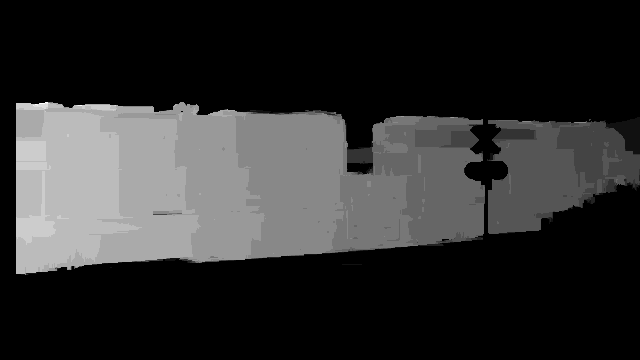
#> input picture poc/parallax/test_disp.png, 640 x 360 px
$ python -i panorama_v0_vid.py   (imports and definitions only)
#> lines starting #> are read from the running program, lines starting #| are printed output that depends on the picture; after the words box and inside, x2 and y2 are one past the last pixel; in counts of white or black regions, pixels touching at a corner belong together
#> further down, picture is the input picture: shape (360, 640, 3); min 0, max 255, mean 47.1
import sys
import cv2
import numpy as np
import os

# [48 lines left out: functions draw_matches, warpImages, not called in this run]
def crop(image):

    # Load image, grayscale, Gaussian blur, Otsu's threshold
    # image = cv2.imread('1.jpg')
    original = image.copy()
    gray = cv2.cvtColor(image, cv2.COLOR_BGR2GRAY)
    blur = cv2.GaussianBlur(gray, (25,25), 0)
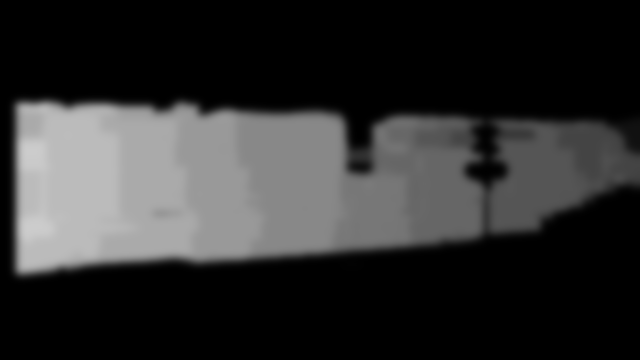
#> blur: shape (360, 640); min 0, max 204, mean 47.1
    thresh = cv2.threshold(blur, 0, 255, cv2.THRESH_BINARY_INV + cv2.THRESH_OTSU)[1]
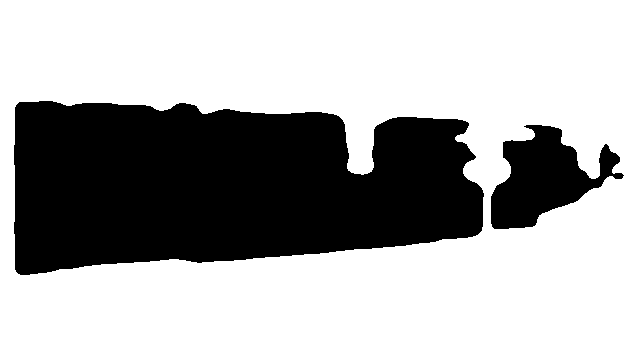
#> thresh: shape (360, 640); 68.5% white; 2 black regions, box (x1, y1, x2, y2) and area: (14, 101, 484, 275) 65396, (491, 125, 624, 229) 7290

    # Perform morph operations, first open to remove noise, then close to combine
    noise_kernel = cv2.getStructuringElement(cv2.MORPH_RECT, (3,3))
    opening = cv2.morphologyEx(thresh, cv2.MORPH_OPEN, noise_kernel, iterations=2)
#> opening: shape (360, 640); 68.4% white; 2 black regions, box (x1, y1, x2, y2) and area: (14, 101, 484, 275) 65402, (491, 125, 624, 229) 7304
    close_kernel = cv2.getStructuringElement(cv2.MORPH_RECT, (7,7))
    close = cv2.morphologyEx(opening, cv2.MORPH_CLOSE, close_kernel, iterations=3)
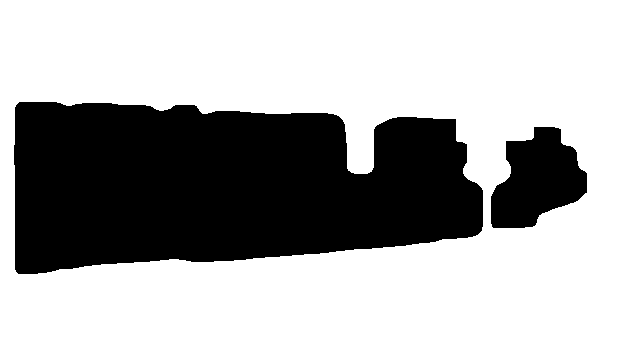
#> close: shape (360, 640); 69% white; 2 black regions, box (x1, y1, x2, y2) and area: (14, 102, 483, 274) 65012, (491, 127, 587, 228) 6483

    # Find enclosing boundingbox and crop ROI
    coords = cv2.findNonZero(np.invert(close))
#> coords = contour of 71495 points, box (x1, y1, x2, y2) (14, 102, 587, 274), area 36037
    x,y,w,h = cv2.boundingRect(coords)
#> x = 14; y = 102; w = 573; h = 172
    # cv2.rectangle(image, (x, y), (x + w, y + h), (36,255,12), 2)
    crop = original[y:y+h, x:x+w]
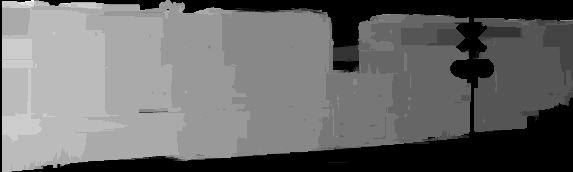
#> crop: shape (172, 573, 3); min 0, max 255, mean 107.8

    # [5 lines of commented-out code are left out]
    return crop

# [8 lines not run here, left out]


v_name = os.path.join(os.path.abspath(os.path.dirname(__file__)),'../../samples/youtube/out_2_39_V3_test_res_len1.avi')
o_name = os.path.join(os.path.abspath(os.path.dirname(__file__)),'../../samples/youtube/out_2_39_V3_test_res_len1_pan.png')
# [6 lines of commented-out code are left out]
# [1 line not run here, left out]

# [5 lines of commented-out code are left out]
start = 60
skipped = 20
results = []
# [2 lines not run here, left out]

# [1 line that did not run here, left out]
# [81 lines not run here, left out]

>>> import cv2
>>> picture = cv2.imread('test_disp.png')
>>> result = crop(picture)

$ run again, on poc/parallax/test_full_l.png
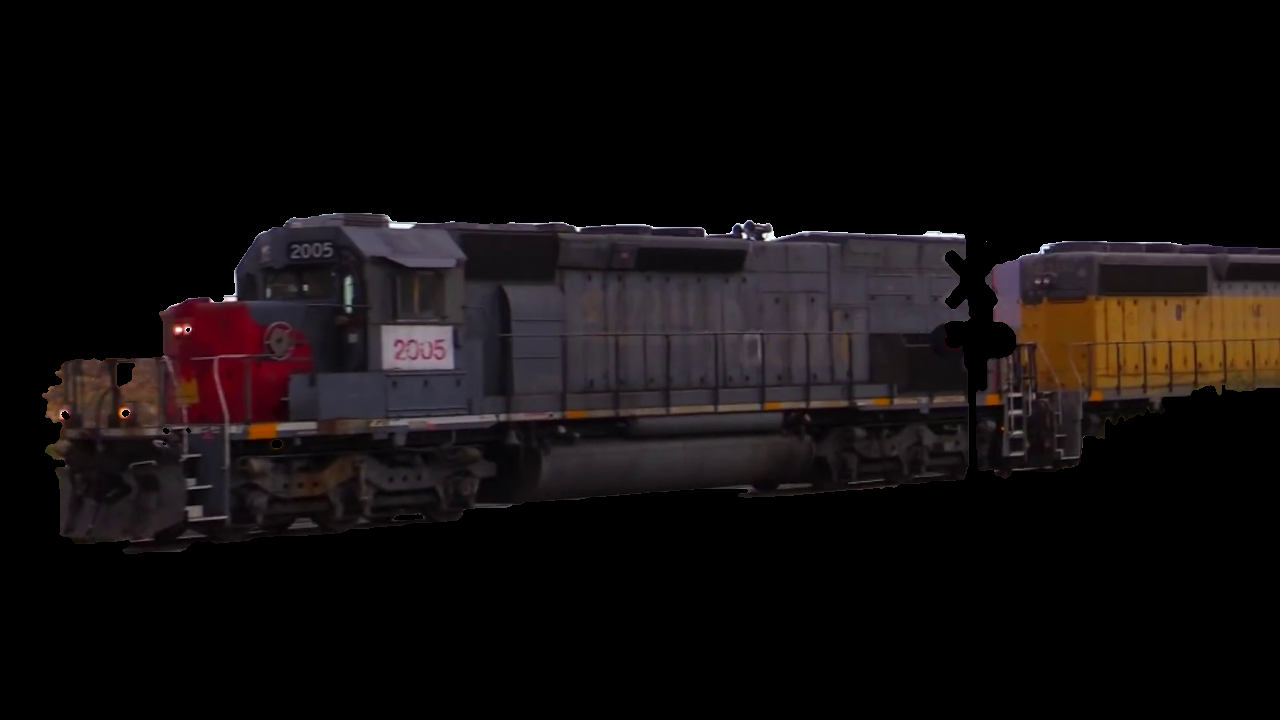
#> input picture poc/parallax/test_full_l.png, 1280 x 720 px
#> picture is the input picture: shape (720, 1280, 3); mean B, G, R 13.4, 13, 17.1
#> in crop, `thresh = cv2.threshold(blur, 0, 255, cv2.THRESH_BINARY_INV + cv2.THRES..`:
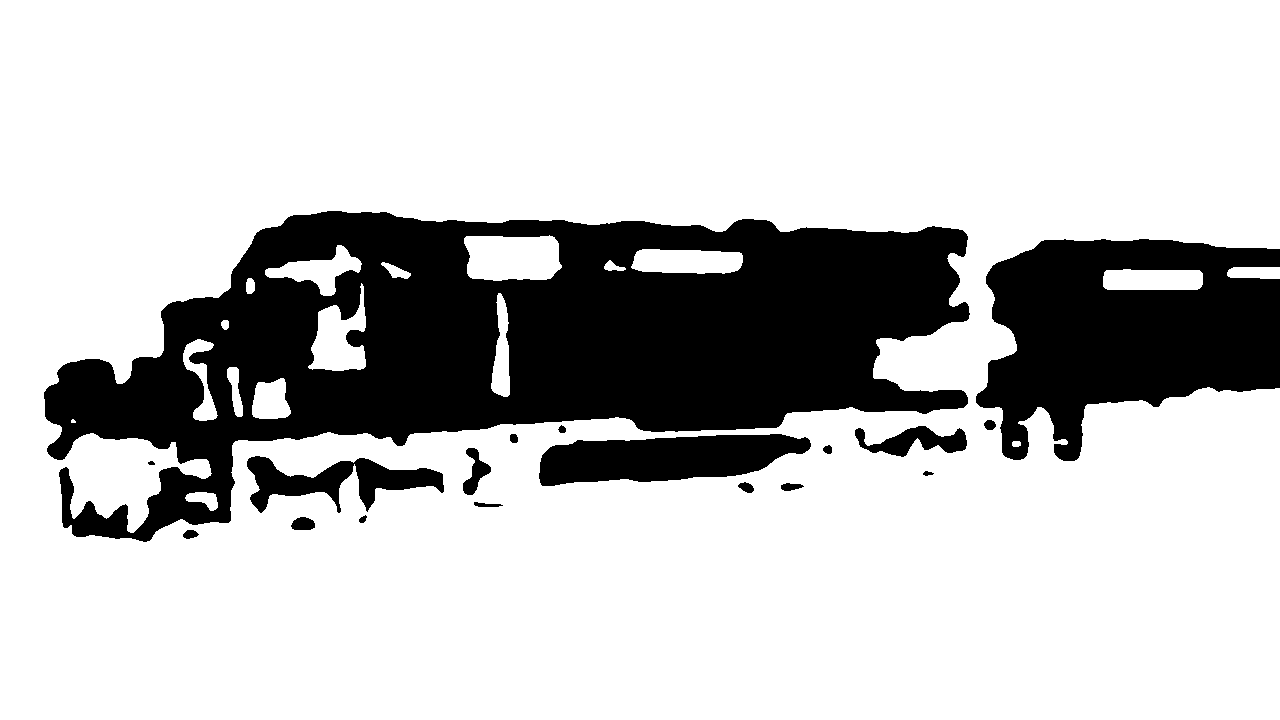
#> thresh: shape (720, 1280); 76.6% white; 18 black regions, largest, box (x1, y1, x2, y2) and area: (44, 211, 970, 542) 152629, (976, 239, 1280, 461) 44500, (539, 434, 811, 486) 9938
#> opening: shape (720, 1280); 76.6% white; 16 black regions, largest, box (x1, y1, x2, y2) and area: (44, 211, 970, 542) 153059, (976, 239, 1280, 461) 44577, (539, 434, 811, 486) 9942
#> close: shape (720, 1280); 78.3% white; 8 black regions, largest, box (x1, y1, x2, y2) and area: (45, 212, 966, 493) 141873, (985, 240, 1280, 441) 43021, (540, 435, 786, 485) 9502
#> coords = contour of 199967 points, box (x1, y1, x2, y2) (45, 212, 1280, 537), area 108380
#> x = 45; y = 212; w = 1235; h = 325
#> in crop, `crop = original[y:y+h, x:x+w]`:
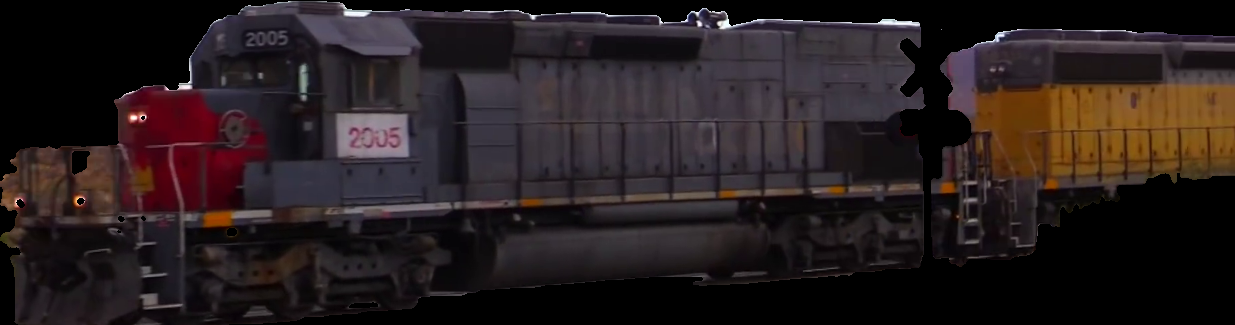
#> crop: shape (325, 1235, 3); mean B, G, R 30.7, 29.8, 39.1

$ run again, on poc/parallax/test_full_r.png
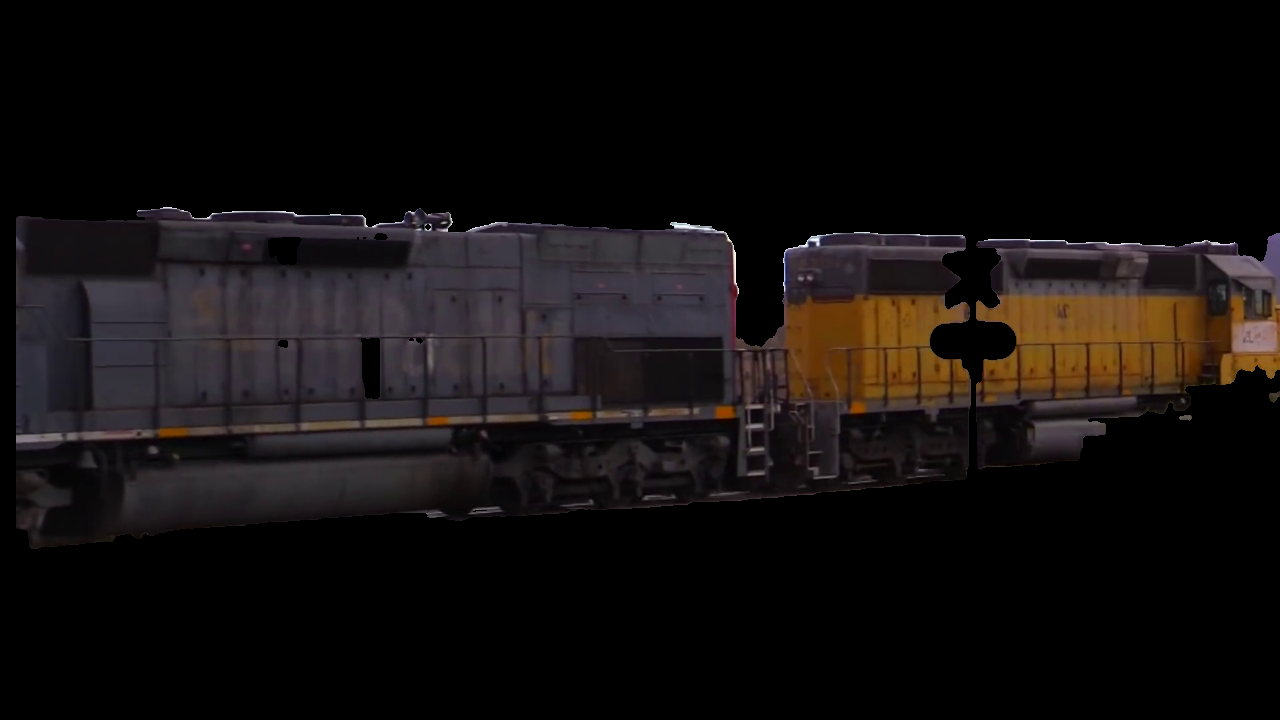
#> input picture poc/parallax/test_full_r.png, 1280 x 720 px
#> picture is the input picture: shape (720, 1280, 3); mean B, G, R 14.3, 14.8, 18.5
#> in crop, `thresh = cv2.threshold(blur, 0, 255, cv2.THRESH_BINARY_INV + cv2.THRES..`:
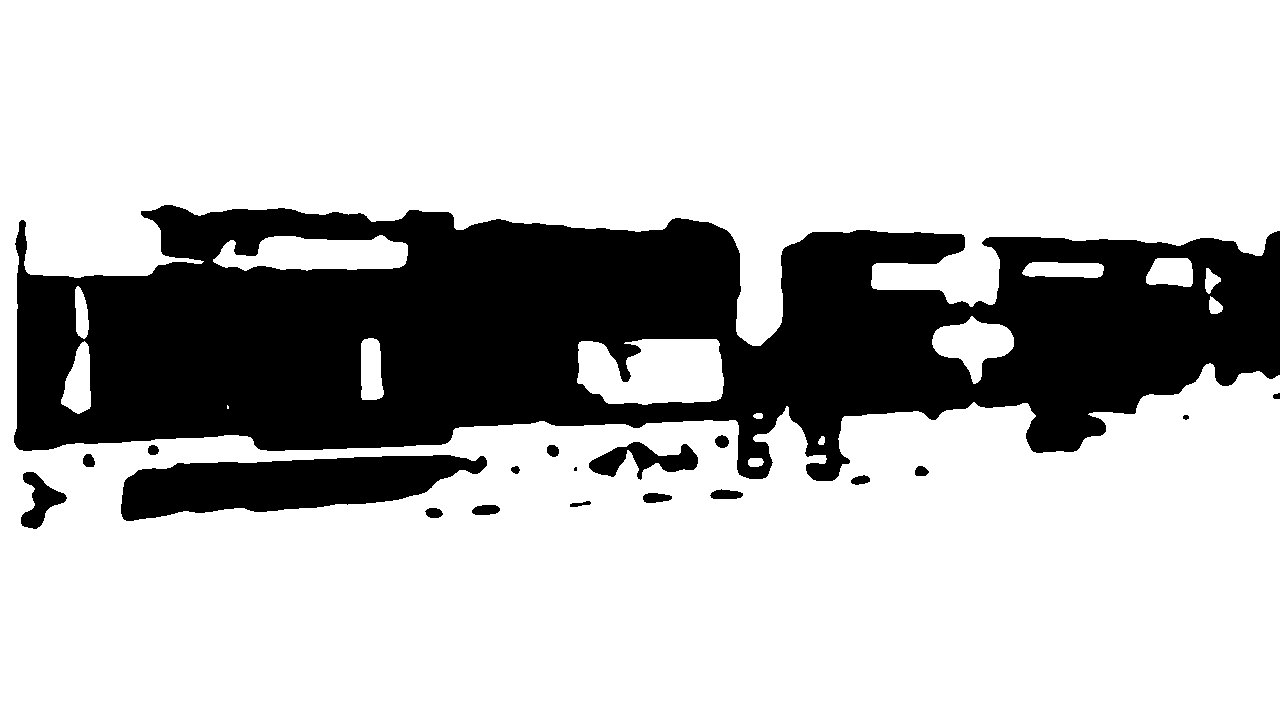
#> thresh: shape (720, 1280); 74.5% white; 19 black regions (1 under 20 px), largest, box (x1, y1, x2, y2) and area: (14, 205, 1280, 481) 214290, (121, 455, 487, 521) 15365, (589, 442, 698, 480) 1959
#> opening: shape (720, 1280); 74.5% white; 19 black regions (1 under 20 px), largest, box (x1, y1, x2, y2) and area: (14, 205, 1280, 481) 214618, (121, 455, 487, 521) 15365, (589, 442, 698, 480) 1977
#> close: shape (720, 1280); 75.9% white; 3 black regions, box (x1, y1, x2, y2) and area: (17, 207, 1280, 452) 206724, (122, 456, 454, 519) 14844, (652, 403, 683, 422) 589
#> coords = contour of 222157 points, box (x1, y1, x2, y2) (17, 207, 1280, 519), area 121534
#> x = 17; y = 207; w = 1263; h = 312
#> in crop, `crop = original[y:y+h, x:x+w]`:
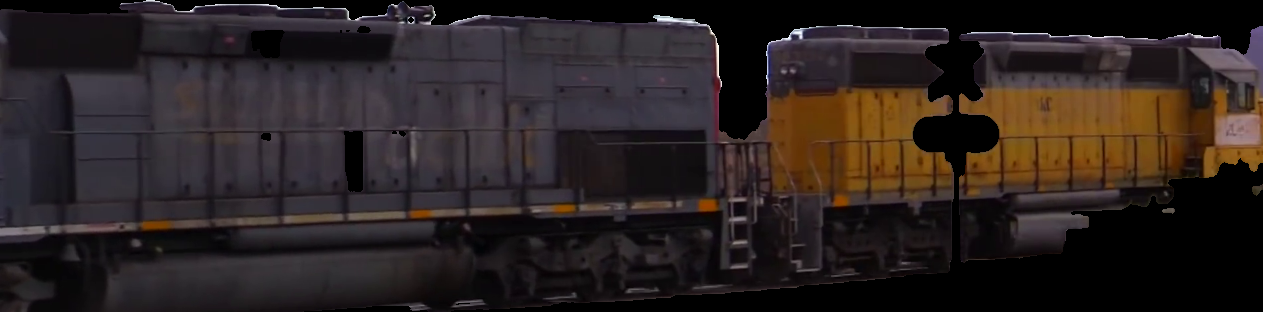
#> crop: shape (312, 1263, 3); mean B, G, R 33.3, 34.4, 43.1
